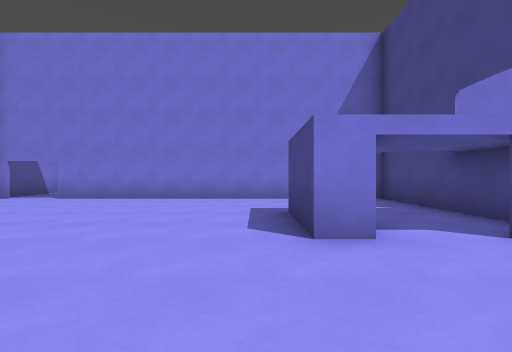
view 1 (above)

12 first-person views from a walk through a 3-D level made in the Godot game engine. The camera is 1.3 m above the floor, looks level and sees 90° across. The floor is counted in squares, 2 m on a side. Each view is taken from the middle of a square. On the plan, view 1 faces up. The plan holds only what a view shows up to about 9 squares ahead; the rest is blank. The place goes on beyond the plan.

view 2
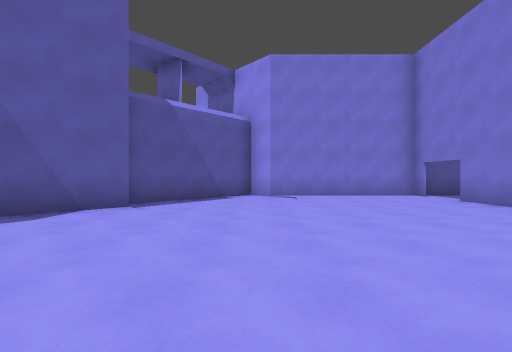

view 3
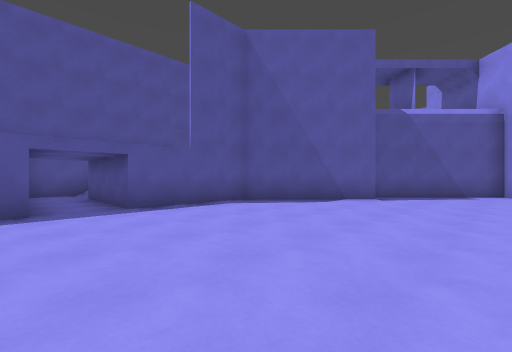

view 4
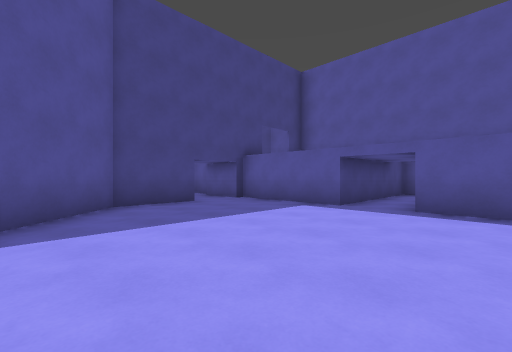

view 5
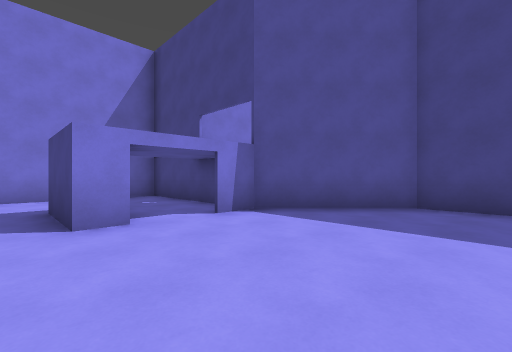

view 6
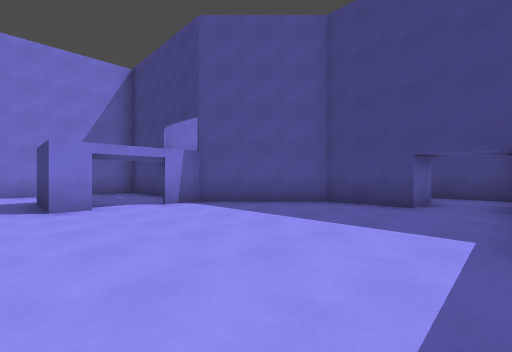

view 7
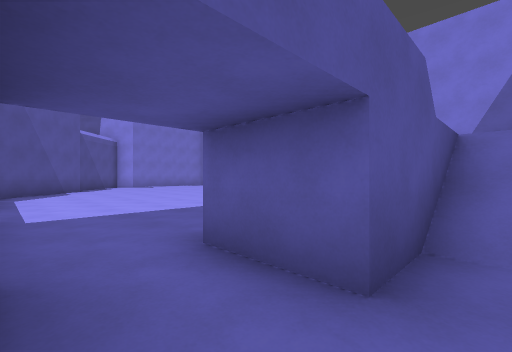

view 8
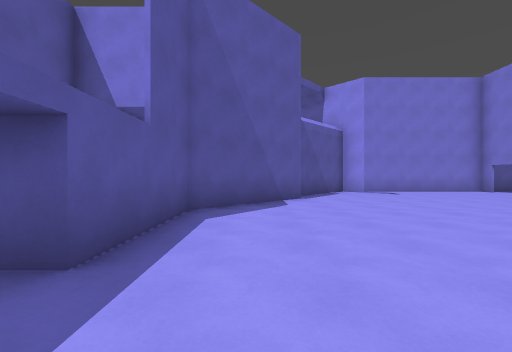

view 9
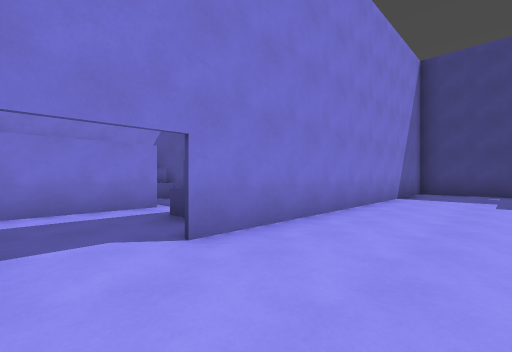

view 10
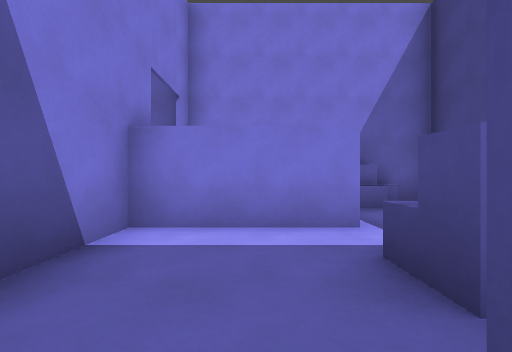

view 11
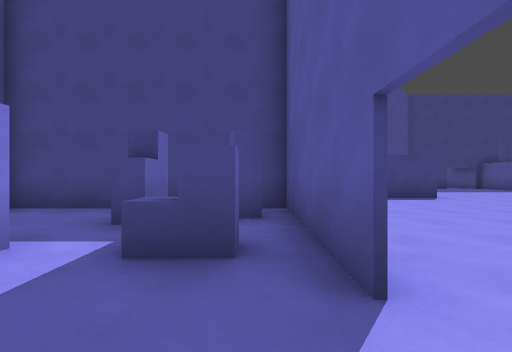

view 12
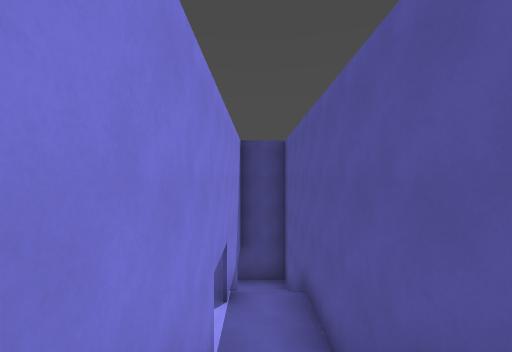

### Floor plan
Key: @ floor where view 1 was taken; # wall or solid block; . main floor; : floor 2.5 m higher than the main floor; / step, stairs or slope; ^ raised ledge.
Columns run from 8 left of view 1 to 9 right of it. Each row starts with its distance up from view 1.
 13 #######
 12     ...
 11     ...
 10 #///.#
  9 #..^.
  8 #....########
  7 #..####.....#
  6 #...........#####
  5 #...........#
  4 #........#..:
  3 #........#.##
  2 #...........## ::
  1 ##...........##:/
  0  ##.....@.....#:/
 -1   ###.........#:.#
 -2     ##...........#
 -3      ###......##.#
 -4          :.####
 -5          :.#
 -6    ###:###.#
 -7   /  ::/ /.#
 -8    #########

Where each view was taken, in squares from view 1:
view 1: 0 up, 0 right, facing up
view 2: 2 up, 1 right, facing left
view 3: 2 up, 3 right, facing down-left
view 4: 2 up, 0 right, facing down-right
view 5: 1 down, 0 right, facing up-right
view 6: 3 down, 0 right, facing up-right
view 7: 3 down, 8 right, facing up-left
view 8: 2 down, 3 right, facing left
view 9: 5 up, 7 left, facing up-right
view 10: 7 up, 6 left, facing up
view 11: 8 up, 7 left, facing right
view 12: 7 down, 6 left, facing right
